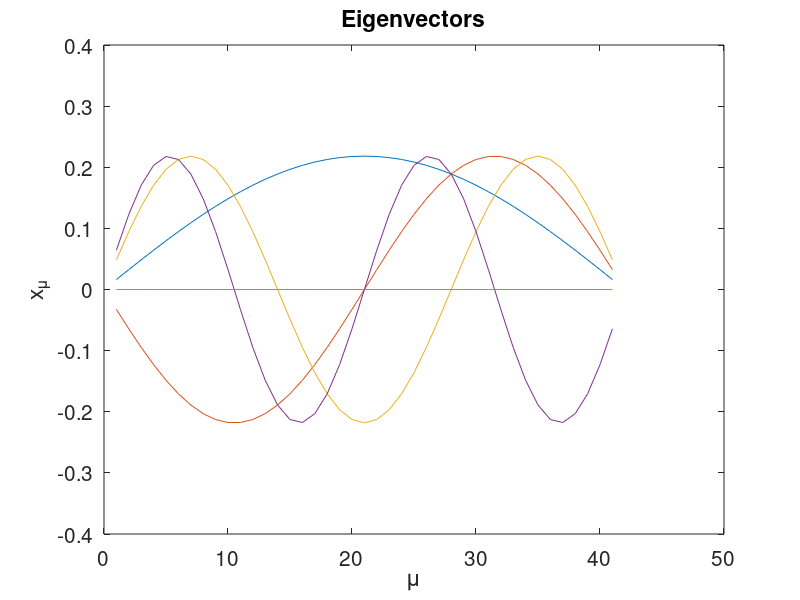
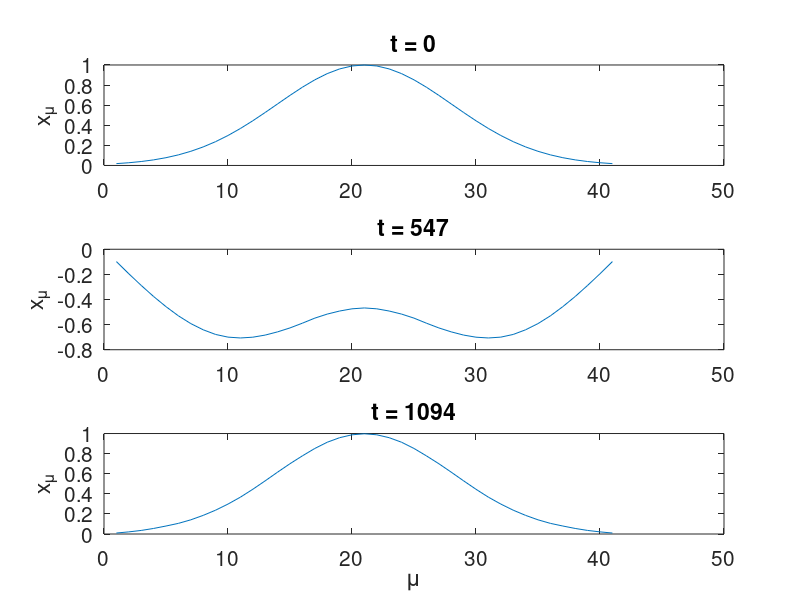
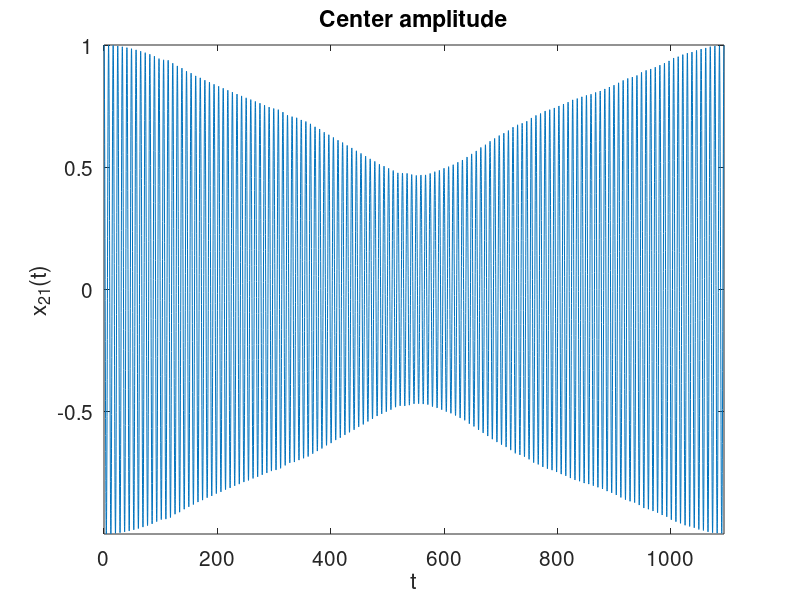
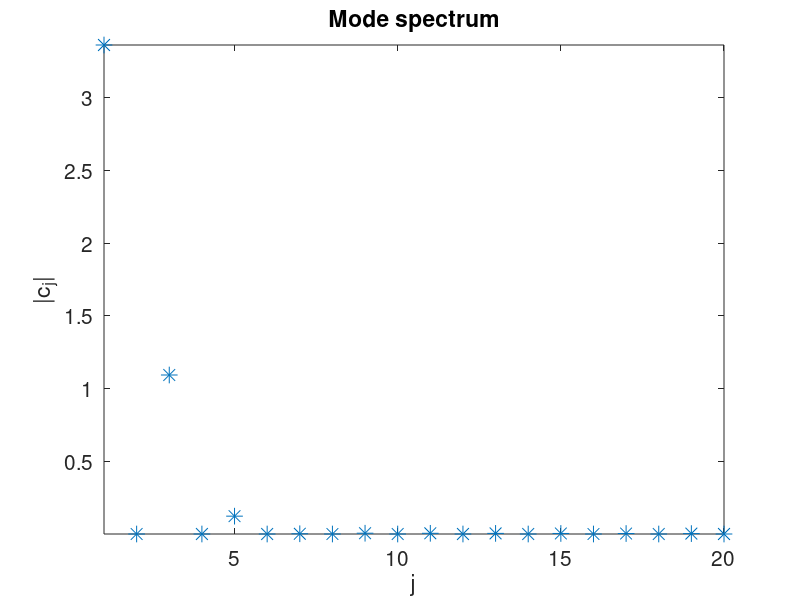

MATLAB code to generate these figures, in order:
clc
clear ALL
close all
% define constants
m     = 20;
% size of matrix
N     = 2*m+1;
% Define x(0)
jar   = linspace(1,N,N);
% sigma can have two value 10 and 100
sigma = 100;
x0    = exp(-(jar-21).^2/sigma);
plot(jar,x0)
% define matrix
M     = diag(ones(N,1),0)-0.2*(diag(ones(2*m,1),1)+diag(ones(2*m,1),-1));
% Eigen value and Eigen Vectors where 'sm' arrange eigen values from low to high 
[V,D] = eigs(M,N,'sm');
% First 4 Eigen Vectors
v1    = V(1:N,1);
v2    = V(1:N,2);
v3    = V(1:N,3);
v4    = V(1:N,4);
% Coefficents of Eigen vectors for x(0)
c     = V'*x0';
% time has 10000 points
nt    = 10000;
% maximum time
tmax  = 1094;
% define a zero matrix
xar   = zeros(N,nt);

for it = 1:nt
    % Define time matrix, it goes from t=0 to t=1094
    t       = (it-1)*tmax/(nt-1);
    %define matrix tar for time
    tar(it) = t;
    x       = 0*x0;
    % vary diffent value of mu and calculate x(t)
    for mu = 1:N
        v   = V(1:N,mu);
        Om  = sqrt(D(mu,mu));
        % summ of all the eigen vectors evolving in time
        % time evolution of eigen vectors and summation of cofficent * time evolving eigen vactors 
        x   = x + c(mu)*cos(Om*t)*v;
    end
    % xar is all the vectors from time [0,1094]
    xar(1:N,it) = x(1:N);
end
% plot of irst four eigen vectors.
figure(1)
plot(jar,v1,jar,v2,jar,v3,jar,v4,jar,0*jar)
set(gca,'FontSize',15);
xlabel('\mu');
ylabel('x_\mu');
title('Eigenvectors');

%plot of x_\mu vs \mu for t=0,547 and 1094
figure(2)
subplot(3,1,1)
plot(jar,xar(:,1))
set(gca,'FontSize',15);
ylabel('x_\mu');
title('t = 0');
%
subplot(3,1,2)
plot(jar,xar(:,nt/2))
set(gca,'FontSize',15);
ylabel('x_\mu');
title('t = 547');
%
subplot(3,1,3)
plot(jar,xar(:,nt))
set(gca,'FontSize',15);
xlabel('\mu');
ylabel('x_\mu');
title('t = 1094');
% x_21 plot vs t for sigma = 100
figure(3)
plot(tar,xar(21,1:nt))
set(gca,'FontSize',15);
axis tight
xlabel('t');
ylabel('x_{21}(t)');
title('Center amplitude');
% c_j vs j
figure(4)
plot([1:20],abs(c(1:20)),'*','markersize',12)
set(gca,'FontSize',15);
axis tight;
xlabel('j');
ylabel('|c_j|');
title('Mode spectrum');
% For sigma =100 the gaussian function is broader than for sigma =10. 